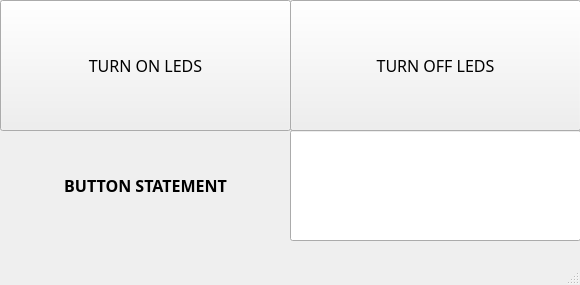
<?xml version="1.0" encoding="UTF-8"?>
<ui version="4.0">
 <class>MainWindow</class>
 <widget class="QMainWindow" name="MainWindow">
  <property name="geometry">
   <rect>
    <x>0</x>
    <y>0</y>
    <width>580</width>
    <height>285</height>
   </rect>
  </property>
  <property name="windowTitle">
   <string>STM32 AND GUI UART COMMUNICATION </string>
  </property>
  <widget class="QWidget" name="centralwidget">
   <widget class="QPushButton" name="pushButton">
    <property name="geometry">
     <rect>
      <x>0</x>
      <y>0</y>
      <width>291</width>
      <height>131</height>
     </rect>
    </property>
    <property name="font">
     <font>
      <family>Stencil</family>
      <pointsize>12</pointsize>
      <bold>false</bold>
     </font>
    </property>
    <property name="text">
     <string>TURN ON LEDS</string>
    </property>
   </widget>
   <widget class="QPushButton" name="pushButton_2">
    <property name="geometry">
     <rect>
      <x>290</x>
      <y>0</y>
      <width>291</width>
      <height>131</height>
     </rect>
    </property>
    <property name="font">
     <font>
      <family>Stencil</family>
      <pointsize>12</pointsize>
      <bold>false</bold>
     </font>
    </property>
    <property name="text">
     <string>TURN OFF LEDS</string>
    </property>
   </widget>
   <widget class="QLineEdit" name="lineEdit">
    <property name="geometry">
     <rect>
      <x>290</x>
      <y>130</y>
      <width>291</width>
      <height>111</height>
     </rect>
    </property>
    <property name="font">
     <font>
      <family>Segoe UI</family>
      <pointsize>12</pointsize>
      <bold>true</bold>
     </font>
    </property>
    <property name="text">
     <string/>
    </property>
    <property name="alignment">
     <set>Qt::AlignCenter</set>
    </property>
   </widget>
   <widget class="QLabel" name="label">
    <property name="geometry">
     <rect>
      <x>0</x>
      <y>130</y>
      <width>291</width>
      <height>111</height>
     </rect>
    </property>
    <property name="font">
     <font>
      <family>Segoe UI Black</family>
      <pointsize>12</pointsize>
      <bold>true</bold>
     </font>
    </property>
    <property name="layoutDirection">
     <enum>Qt::LeftToRight</enum>
    </property>
    <property name="text">
     <string>BUTTON STATEMENT</string>
    </property>
    <property name="alignment">
     <set>Qt::AlignCenter</set>
    </property>
   </widget>
  </widget>
  <widget class="QMenuBar" name="menubar">
   <property name="geometry">
    <rect>
     <x>0</x>
     <y>0</y>
     <width>580</width>
     <height>22</height>
    </rect>
   </property>
  </widget>
  <widget class="QStatusBar" name="statusbar"/>
 </widget>
 <resources/>
 <connections/>
</ui>
